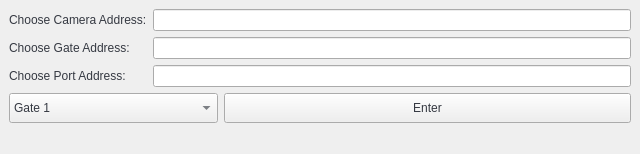
<?xml version="1.0" encoding="UTF-8"?>
<ui version="4.0">
 <class>MainWindow</class>
 <widget class="QMainWindow" name="MainWindow">
  <property name="geometry">
   <rect>
    <x>0</x>
    <y>0</y>
    <width>640</width>
    <height>154</height>
   </rect>
  </property>
  <property name="windowTitle">
   <string>MainWindow</string>
  </property>
  <property name="styleSheet">
   <string notr="true">QLabel{
	font: bold 10pt &quot;Open Sans&quot;;
	color: #353942;
}

QPushButton{
	font: 8pt &quot;Open Sans&quot;;
	color: #353942;
}

QComboBox{
	font: 8pt &quot;Open Sans&quot;;
	color: #353942;
}</string>
  </property>
  <widget class="QWidget" name="centralwidget">
   <layout class="QFormLayout" name="formLayout_2">
    <item row="0" column="0" colspan="2">
     <layout class="QFormLayout" name="formLayout">
      <item row="0" column="0">
       <widget class="QLabel" name="label_camera">
        <property name="text">
         <string>Choose Camera Address:</string>
        </property>
       </widget>
      </item>
      <item row="0" column="1">
       <widget class="QLineEdit" name="line_camera"/>
      </item>
      <item row="1" column="0">
       <widget class="QLabel" name="label_gate">
        <property name="text">
         <string>Choose Gate Address:</string>
        </property>
       </widget>
      </item>
      <item row="1" column="1">
       <widget class="QLineEdit" name="line_gate"/>
      </item>
      <item row="2" column="0">
       <widget class="QLabel" name="label_port">
        <property name="text">
         <string>Choose Port Address:</string>
        </property>
       </widget>
      </item>
      <item row="2" column="1">
       <widget class="QLineEdit" name="line_port"/>
      </item>
     </layout>
    </item>
    <item row="1" column="1">
     <widget class="QPushButton" name="button_enter">
      <property name="minimumSize">
       <size>
        <width>0</width>
        <height>30</height>
       </size>
      </property>
      <property name="text">
       <string>Enter</string>
      </property>
     </widget>
    </item>
    <item row="1" column="0">
     <widget class="QComboBox" name="comboBox">
      <property name="minimumSize">
       <size>
        <width>209</width>
        <height>30</height>
       </size>
      </property>
      <item>
       <property name="text">
        <string>Gate 1</string>
       </property>
      </item>
      <item>
       <property name="text">
        <string>Gate 2</string>
       </property>
      </item>
     </widget>
    </item>
   </layout>
  </widget>
 </widget>
 <resources/>
 <connections/>
</ui>
